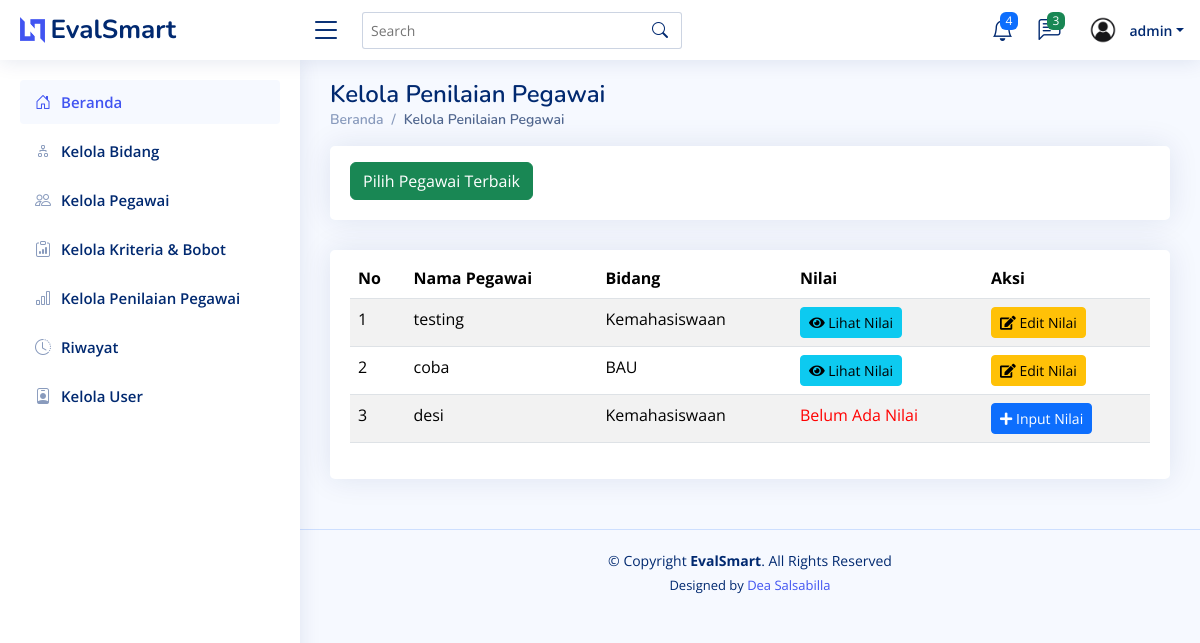
Screenshot of /penilaian/ (signed in) with the database file from the repository.
### testing/models.py (models this page shows, shortened)
class Penilaian(models.Model):
    id = models.AutoField(primary_key=True)  # ID otomatis
    nama = models.ForeignKey('Pegawai', on_delete=models.CASCADE)  # Relasi ke tabel Pegawai
    bidang = models.ForeignKey('Bidang', on_delete=models.CASCADE)  # Relasi ke tabel Bidang
    nilai = models.TextField(null=True, blank=True)
    class Meta:
        verbose_name_plural = "Penilaian"
        ordering = ['id']

class Pegawai(models.Model):
    id = models.AutoField(primary_key=True)  # ID otomatis
    nomor_induk = models.CharField(max_length=20, unique=True)  # Nomor induk pegawai
    nama = models.CharField(max_length=100)  # Nama pegawai
    alamat = models.TextField()  # Alamat pegawai
    no_telp = models.CharField(max_length=15)  # Nomor telepon pegawai
    bidang = models.ForeignKey(Bidang, on_delete=models.CASCADE)  # Relasi ke tabel Bidang
    class Meta:
        verbose_name_plural = "Pegawai"
        ordering = ['nama']

class Bidang(models.Model):
    id = models.AutoField(primary_key=True)
    nama = models.CharField(max_length=255)
    class Meta:
        verbose_name_plural = "Bidang"
        ordering = ['id']

### testing/views.py (the view)
# urls.py: path("penilaian/", views.penilaian, name="penilaian"),
def penilaian(request):
    penilaian_list = Penilaian.objects.all()
    return render(request, 'penilaian.html', {'penilaian_list': penilaian_list})

### testing/templates/penilaian.html (shortened to what this page needs)
<!DOCTYPE html>
<html lang="en">
  <head>
    {% load static %}
    <link href="{% static 'assets/vendor/bootstrap/css/bootstrap.min.css' %}" rel="stylesheet" />
    <link href="{% static 'assets/vendor/bootstrap-icons/bootstrap-icons.css' %}" rel="stylesheet" />
    <link href="{% static 'assets/vendor/boxicons/css/boxicons.min.css' %}" rel="stylesheet" />
    <link href="{% static 'assets/vendor/quill/quill.snow.css' %}" rel="stylesheet" />
    <link href="{% static 'assets/vendor/quill/quill.bubble.css' %}" rel="stylesheet" />
    <link href="{% static 'assets/vendor/remixicon/remixicon.css' %}" rel="stylesheet" />
    <link href="{% static 'assets/vendor/simple-datatables/style.css' %}" rel="stylesheet" />
    <link href="{% static 'assets/css/style.css' %}" rel="stylesheet" />
    <link href="https://cdnjs.cloudflare.com/ajax/libs/font-awesome/5.15.4/css/all.min.css" rel="stylesheet">
  </head>
  <body>
    {% include 'partials/header.html' %}
    {% include 'partials/sidebar.html' %}
    <main id="main" class="main">
      <div class="pagetitle">
        <h1>Kelola Penilaian Pegawai</h1>
        <nav>
          <ol class="breadcrumb">
            <li class="breadcrumb-item">
              <a href="{% url 'home' %}">Beranda</a>
            </li>
            <li class="breadcrumb-item active">Kelola Penilaian Pegawai</li>
          </ol>
        </nav>
      </div>
      <div class="row">
        <div class="col-lg-12">
          <div class="card">
            <div class="card-body">
              <button class="btn btn-success mt-3"><a href="{% url 'pegawai_terbaik' %}" style="color: white; text-decoration: none;">Pilih Pegawai Terbaik</a></button>
            </div>
          </div>
        </div>
      </div>
      <section class="section">
        <div class="row">
          <div class="col-lg-12">
            <div class="card">
              <div class="card-body">
                <table class="table table-striped mt-2">
                  <thead>
                    <tr>
                      <th scope="col">No</th>
                      <th scope="col">Nama Pegawai</th>
                      <th scope="col">Bidang</th>
                      <th scope="col">Nilai</th>
                      <th scope="col">Aksi</th>
                    </tr>
                  </thead>
                  <tbody>
                    {% for item in penilaian_list %}
                      <tr>
                        <td>{{ forloop.counter }}</td>
                        <td>{{ item.nama.nama }}</td>
                        <td>{{ item.bidang.nama }}</td>
                        <td>
                          {% if item.nilai %}
                            <a href="{% url 'lihat_nilai' item.id%}" class="btn btn-info btn-sm"><i class="fas fa-eye"></i> Lihat Nilai</a>
                          {% else %}
                            <span style="color: red;">Belum Ada Nilai</span>
                          {% endif %}
                        </td>
                        <td>
                          {% if item.nilai %}
                            <a href="{% url 'edit_nilai' item.id %}" class="btn btn-warning btn-sm"><i class="fas fa-edit"></i> Edit Nilai</a>
                          {% else %}
                            <a href="{% url 'input_nilai' item.id %}" class="btn btn-primary btn-sm"><i class="fas fa-plus"></i> Input Nilai</a>
                          {% endif %}
                        </td>
                      </tr>
                    {% endfor %}
                  </tbody>
                </table>
              </div>
            </div>
          </div>
        </div>
      </section>
    </main>
    {% include 'partials/footer.html' %}
  </body>
</html>

### testing/templates/partials/header.html (shortened to what this page needs)
{% load static %}
<header id="header" class="header fixed-top d-flex align-items-center">
    <div class="d-flex align-items-center justify-content-between">
      <a href="index.html" class="logo d-flex align-items-center">
        <img src="assets/img/logo.png" alt="" />
        <span class="d-none d-lg-block">EvalSmart</span>
      </a>
      <i class="bi bi-list toggle-sidebar-btn"></i>
    </div>
    <div class="search-bar">
      <form class="search-form d-flex align-items-center" method="POST" action="#">
        <input type="text" name="query" placeholder="Search" title="Enter search keyword" />
        <button type="submit" title="Search"><i class="bi bi-search"></i></button>
      </form>
    </div>
    <nav class="header-nav ms-auto">
      <ul class="d-flex align-items-center">
        <li class="nav-item dropdown">
          <a class="nav-link nav-icon" href="#" data-bs-toggle="dropdown">
            <i class="bi bi-bell"></i>
            <span class="badge bg-primary badge-number">4</span>
          </a>
        </li>
        <li class="nav-item dropdown">
          <a class="nav-link nav-icon" href="#" data-bs-toggle="dropdown">
            <i class="bi bi-chat-left-text"></i>
            <span class="badge bg-success badge-number">3</span>
          </a>
        </li>
        <li class="nav-item dropdown pe-3">
          <a class="nav-link nav-profile d-flex align-items-center pe-0" href="#" data-bs-toggle="dropdown">
            <img src="{% static 'assets/img/user.jpg' %}" alt="Profile" class="rounded-circle" />
            <span class="d-none d-md-block dropdown-toggle ps-2">{{ request.user.username }}</span>
          </a>
        </li>
      </ul>
    </nav>
  </header>

### testing/static/assets/css/style.css (style rules this page uses)
:root { scroll-behavior: smooth; }
body { font-family: "Open Sans", sans-serif; background: #f6f9ff; color: #444444; }
a { color: #4154f1; text-decoration: none; }
h1, h2, h3, h4, h5, h6 { font-family: "Nunito", sans-serif; }
#main { margin-top: 60px; padding: 20px 30px; transition: all 0.3s; }
.pagetitle { margin-bottom: 10px; }
.pagetitle h1 { font-size: 24px; margin-bottom: 0; font-weight: 600; color: #012970; }
.card { margin-bottom: 30px; border: none; border-radius: 5px; box-shadow: 0px 0 30px rgba(1, 41, 112, 0.1); }
.card-body { padding: 0 20px 20px 20px; }
.breadcrumb { font-size: 14px; font-family: "Nunito", sans-serif; color: #899bbd; font-weight: 600; }
.breadcrumb a { color: #899bbd; transition: 0.3s; }
.breadcrumb .breadcrumb-item::before { color: #899bbd; }
.breadcrumb .active { color: #51678f; font-weight: 600; }
.logo { line-height: 1; }
@media (min-width: 1200px) { .logo { width: 280px; } }
.logo img { max-height: 26px; margin-right: 6px; }
.logo span { font-size: 26px; font-weight: 700; color: #012970; font-family: "Nunito", sans-serif; }
.header { transition: all 0.5s; z-index: 997; height: 60px; box-shadow: 0px 2px 20px rgba(1, 41, 112, 0.1); background-color: #fff; padding-left: 20px; }
.header .toggle-sidebar-btn { font-size: 32px; padding-left: 10px; cursor: pointer; color: #012970; }
.header .search-bar { min-width: 360px; padding: 0 20px; }
.header .search-form { width: 100%; }
.header .search-form input { border: 0; font-size: 14px; color: #012970; border: 1px solid rgba(1, 41, 112, 0.2); padding: 7px 38px 7px 8px; border-radius: 3px; transition: 0.3s; width: 100%; }
.header .search-form button { border: 0; padding: 0; margin-left: -30px; background: none; }
.header .search-form button i { color: #012970; }
.header-nav ul { list-style: none; }
.header-nav>ul { margin: 0; padding: 0; }
.header-nav .nav-icon { font-size: 22px; color: #012970; margin-right: 25px; position: relative; }
.header-nav .nav-profile { color: #012970; }
.header-nav .nav-profile img { max-height: 36px; }
.header-nav .nav-profile span { font-size: 14px; font-weight: 600; }
.header-nav .badge-number { position: absolute; inset: -2px -5px auto auto; font-weight: normal; font-size: 12px; padding: 3px 6px; }
@media (min-width: 1200px) { #main, #footer { margin-left: 300px; } }

### rows the page displays
Penilaian: nama.nama "testing", bidang.nama "Kemahasiswaan", shows "Lihat Nilai", shows "Edit Nilai"
Penilaian: nama.nama "coba", bidang.nama "BAU", shows "Lihat Nilai", shows "Edit Nilai"
Penilaian: nama.nama "desi", bidang.nama "Kemahasiswaan", shows "Belum Ada Nilai", shows "Input Nilai"

### other values shown
{{ request.user.username }} "admin"
